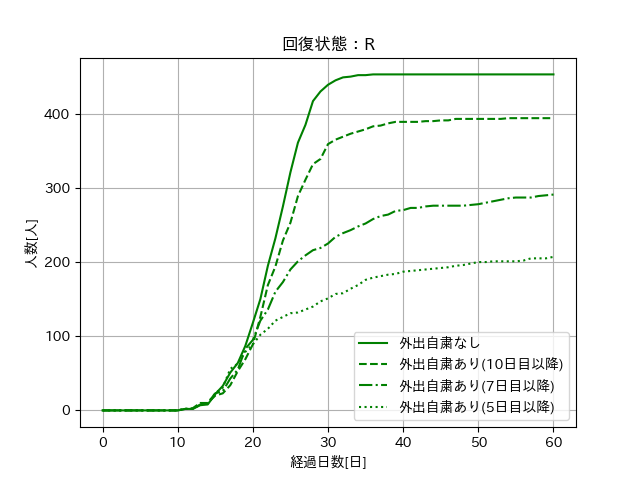

The Python source for this figure:
import numpy as np
import matplotlib.pyplot as plt
import japanize_matplotlib

fig = plt.figure()

plt.title("回復状態：R")
plt.grid()
plt.xlabel("経過日数[日]")
plt.ylabel("人数[人]")

x = np.linspace(0, 60, 61)
R1 = [   0,   0,   0,   0,   0,   0,   0,   0,   0,   0,   0,
             2,   2,   7,   8,  22,  33,  51,  64,  87, 118,
           150, 195, 232, 275, 321, 361, 385, 417, 430, 439,
           445, 449, 450, 452, 452, 453, 453, 453, 453, 453,
           453, 453, 453, 453, 453, 453, 453, 453, 453, 453,
           453, 453, 453, 453, 453, 453, 453, 453, 453, 453]

R2 = [   0,   0,   0,   0,   0,   0,   0,   0,   0,   0,   0,
             2,   3,  10,  10,  20,  23,  34,  53,  69,  89,
           126, 169, 194, 229, 253, 289, 311, 332, 339, 359,
           365, 369, 373, 376, 379, 383, 384, 387, 389, 389,
           389, 389, 390, 390, 391, 391, 393, 393, 393, 393,
           393, 393, 393, 394, 394, 394, 394, 394, 394, 394]

R3 = [   0,   0,   0,   0,   0,   0,   0,   0,   0,   0,   0,
             2,   2,   8,  10,  23,  26,  43,  55,  83,  95,
           121, 136, 160, 173, 190, 201, 209, 216, 219, 225,
           234, 239, 243, 248, 252, 258, 262, 264, 269, 270,
           273, 273, 275, 276, 276, 276, 276, 276, 277, 278,
           280, 282, 284, 286, 287, 287, 287, 289, 290, 291]

R4 = [   0,   0,   0,   0,   0,   0,   0,   0,   0,   0,   0,
             2,   2,   8,  10,  23,  31,  56,  63,  79,  89,
           102, 110, 121, 126, 131, 132, 136, 140, 147, 151,
           157, 158, 164, 169, 176, 179, 181, 183, 184, 187,
           188, 189, 190, 191, 192, 193, 195, 196, 198, 200,
           200, 201, 201, 201, 201, 202, 205, 205, 205, 207]

plt.plot(x, R1, color="green", label="外出自粛なし")
plt.plot(x, R2, color="green", label="外出自粛あり(10日目以降)", linestyle="dashed")
plt.plot(x, R3, color="green", label="外出自粛あり(7日目以降)", linestyle="dashdot")
plt.plot(x, R4, color="green", label="外出自粛あり(5日目以降)", linestyle="dotted")

plt.legend()

plt.show()
fig.savefig("R.png")